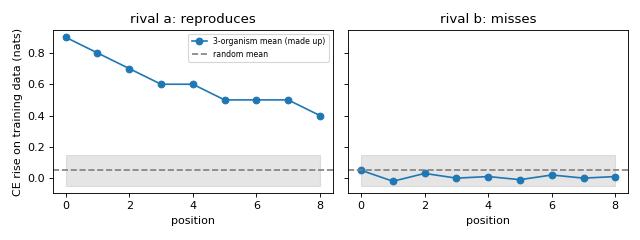

Here is the Python script that generated this plot:
import sys, matplotlib; matplotlib.use("Agg"); import matplotlib.pyplot as plt
pos=list(range(9)); fig,ax=plt.subplots(1,2,figsize=(8,3),sharey=True)
for a,(t,y) in zip(ax,[("rival a: reproduces",[.9,.8,.7,.6,.6,.5,.5,.5,.4]),("rival b: misses",[.05,-.02,.03,0,.01,-.01,.02,0,.01])]):
    a.plot(pos,y,"o-",label="3-organism mean (made up)"); a.axhline(0.05,ls="--",c="gray",label="random mean"); a.fill_between(pos,0.05-0.1,0.05+0.1,color="gray",alpha=.2)
    a.set_title(t); a.set_xlabel("position")
ax[0].set_ylabel("CE rise on training data (nats)"); ax[0].legend(fontsize=7); fig.tight_layout(); fig.savefig(sys.argv[1],dpi=80)
